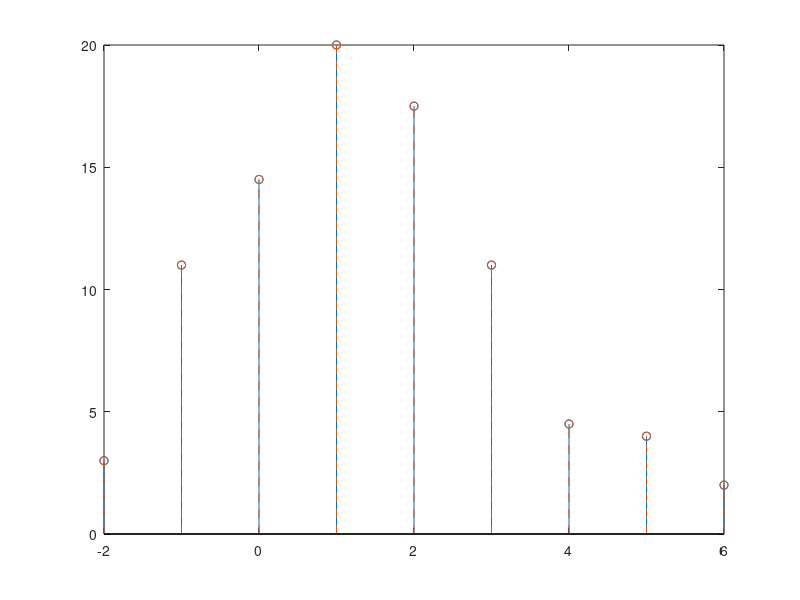

The MATLAB source for this figure:
close all
clearvars
clc

n_x = -2:2;
x = [3, 2, 1, 0, 1];
n_h = 0:4;
h = [1, 3, 2.5, 4, 2];

n_y = n_x(1) + n_h(1) : n_x(end) + n_h(end);
y = conv(x, h);

% z transform : sum x(n) * r * e^(-jwn)
% same as fourier transform if r = 1 (=> |z| = 1)

H_z = h;  % because n_h goes from 0 to 4, so coefficients are ordered

order = n_h(end);
rs = roots(H_z);

% initialize cascade as a unit pulse
cascade = 1;
n_cascade = 0;
for i=1:length(rs)
   h_r = [1, -rs(i)];
   cascade = conv(h_r, cascade);  % chain of convolutions
   n_cascade = n_cascade(1) : n_cascade(end) + 1;  % extend support
end

cascade = h(1) * cascade;
y1 = conv(x, cascade);
n_y1 = n_x(1) + n_cascade(1) : n_x(end) + n_cascade(end);

figure(1);
stem(n_y, y);
hold on;
stem(n_y1, real(y1), '--');